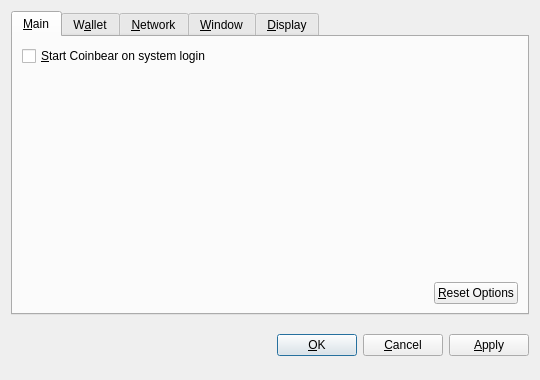
<?xml version="1.0" encoding="UTF-8"?>
<ui version="4.0">
 <class>OptionsDialog</class>
 <widget class="QDialog" name="OptionsDialog">
  <property name="geometry">
   <rect>
    <x>0</x>
    <y>0</y>
    <width>540</width>
    <height>380</height>
   </rect>
  </property>
  <property name="windowTitle">
   <string>Options</string>
  </property>
  <property name="modal">
   <bool>true</bool>
  </property>
  <layout class="QVBoxLayout" name="verticalLayout">
   <item>
    <widget class="QTabWidget" name="tabWidget">
     <property name="tabPosition">
      <enum>QTabWidget::North</enum>
     </property>
     <property name="currentIndex">
      <number>0</number>
     </property>
     <widget class="QWidget" name="tabMain">
      <attribute name="title">
       <string>&amp;Main</string>
      </attribute>
      <layout class="QVBoxLayout" name="verticalLayout_Main">
       <item>
        <widget class="QCheckBox" name="bitcoinAtStartup">
         <property name="toolTip">
          <string>Automatically start Coinbear after logging in to the system.</string>
         </property>
         <property name="text">
          <string>&amp;Start Coinbear on system login</string>
         </property>
        </widget>
       </item>
       <item>
        <spacer name="verticalSpacer_Main">
         <property name="orientation">
          <enum>Qt::Vertical</enum>
         </property>
         <property name="sizeHint" stdset="0">
          <size>
           <width>20</width>
           <height>40</height>
          </size>
         </property>
        </spacer>
       </item>
       <item>
        <layout class="QHBoxLayout" name="horizontalLayout_2_Main">
         <item>
          <spacer name="horizontalSpacer_2_Main">
           <property name="orientation">
            <enum>Qt::Horizontal</enum>
           </property>
           <property name="sizeHint" stdset="0">
            <size>
             <width>40</width>
             <height>20</height>
            </size>
           </property>
          </spacer>
         </item>
         <item>
          <widget class="QPushButton" name="resetButton">
           <property name="toolTip">
            <string>Reset all client options to default.</string>
           </property>
           <property name="text">
            <string>&amp;Reset Options</string>
           </property>
           <property name="autoDefault">
            <bool>false</bool>
           </property>
          </widget>
         </item>
        </layout>
       </item>
      </layout>
     </widget>
     <widget class="QWidget" name="tabWallet">
      <attribute name="title">
       <string>W&amp;allet</string>
      </attribute>
      <layout class="QVBoxLayout" name="verticalLayout_Network">
       <item>
        <widget class="QLabel" name="transactionFeeInfoLabel">
         <property name="text">
          <string>Optional transaction fee per kB that helps make sure your transactions are processed quickly. Most transactions are 1 kB.</string>
         </property>
         <property name="textFormat">
          <enum>Qt::PlainText</enum>
         </property>
         <property name="wordWrap">
          <bool>true</bool>
         </property>
        </widget>
       </item>
       <item>
        <layout class="QHBoxLayout" name="horizontalLayout_1_Main">
         <item>
          <widget class="QLabel" name="transactionFeeLabel">
           <property name="text">
            <string>Pay transaction &amp;fee</string>
           </property>
           <property name="textFormat">
            <enum>Qt::PlainText</enum>
           </property>
           <property name="buddy">
            <cstring>transactionFee</cstring>
           </property>
          </widget>
         </item>
         <item>
          <widget class="BitcoinAmountField" name="transactionFee"/>
         </item>
         <item>
          <spacer name="horizontalSpacer_1_Main">
           <property name="orientation">
            <enum>Qt::Horizontal</enum>
           </property>
           <property name="sizeHint" stdset="0">
            <size>
             <width>40</width>
             <height>20</height>
            </size>
           </property>
          </spacer>
         </item>
        </layout>
       </item>
       <item>
        <widget class="QLabel" name="label">
         <property name="text">
          <string>If you disable the spending of unconfirmed change, the change from a transaction cannot be used until that transaction has at least one confirmation. This also affects how your balance is computed.</string>
         </property>
         <property name="wordWrap">
          <bool>true</bool>
         </property>
        </widget>
       </item>
       <item>
        <widget class="QCheckBox" name="spendZeroConfChange">
         <property name="text">
          <string>Spend unconfirmed change  (experts only)</string>
         </property>
        </widget>
       </item>
       <item>
        <spacer name="verticalSpacer">
         <property name="orientation">
          <enum>Qt::Vertical</enum>
         </property>
         <property name="sizeHint" stdset="0">
          <size>
           <width>20</width>
           <height>40</height>
          </size>
         </property>
        </spacer>
       </item>
      </layout>
     </widget>
     <widget class="QWidget" name="tabNetwork">
      <attribute name="title">
       <string>&amp;Network</string>
      </attribute>
      <layout class="QVBoxLayout" name="verticalLayout_Network">
       <item>
        <widget class="QCheckBox" name="mapPortUpnp">
         <property name="toolTip">
          <string>Automatically open the Coinbear client port on the router. This only works when your router supports UPnP and it is enabled.</string>
         </property>
         <property name="text">
          <string>Map port using &amp;UPnP</string>
         </property>
        </widget>
       </item>
       <item>
        <widget class="QCheckBox" name="connectSocks">
         <property name="toolTip">
          <string>Connect to the Coinbear network through a SOCKS proxy (e.g. when connecting through Tor).</string>
         </property>
         <property name="text">
          <string>&amp;Connect through SOCKS proxy:</string>
         </property>
        </widget>
       </item>
       <item>
        <layout class="QHBoxLayout" name="horizontalLayout_Network">
         <item>
          <widget class="QLabel" name="proxyIpLabel">
           <property name="text">
            <string>Proxy &amp;IP:</string>
           </property>
           <property name="textFormat">
            <enum>Qt::PlainText</enum>
           </property>
           <property name="buddy">
            <cstring>proxyIp</cstring>
           </property>
          </widget>
         </item>
         <item>
          <widget class="QValidatedLineEdit" name="proxyIp">
           <property name="maximumSize">
            <size>
             <width>140</width>
             <height>16777215</height>
            </size>
           </property>
           <property name="toolTip">
            <string>IP address of the proxy (e.g. 127.0.0.1)</string>
           </property>
          </widget>
         </item>
         <item>
          <widget class="QLabel" name="proxyPortLabel">
           <property name="text">
            <string>&amp;Port:</string>
           </property>
           <property name="textFormat">
            <enum>Qt::PlainText</enum>
           </property>
           <property name="buddy">
            <cstring>proxyPort</cstring>
           </property>
          </widget>
         </item>
         <item>
          <widget class="QLineEdit" name="proxyPort">
           <property name="maximumSize">
            <size>
             <width>55</width>
             <height>16777215</height>
            </size>
           </property>
           <property name="toolTip">
            <string>Port of the proxy (e.g. 9050)</string>
           </property>
          </widget>
         </item>
         <item>
          <widget class="QLabel" name="socksVersionLabel">
           <property name="text">
            <string>SOCKS &amp;Version:</string>
           </property>
           <property name="textFormat">
            <enum>Qt::PlainText</enum>
           </property>
           <property name="buddy">
            <cstring>socksVersion</cstring>
           </property>
          </widget>
         </item>
         <item>
          <widget class="QValueComboBox" name="socksVersion">
           <property name="toolTip">
            <string>SOCKS version of the proxy (e.g. 5)</string>
           </property>
          </widget>
         </item>
         <item>
          <spacer name="horizontalSpacer_Network">
           <property name="orientation">
            <enum>Qt::Horizontal</enum>
           </property>
           <property name="sizeHint" stdset="0">
            <size>
             <width>40</width>
             <height>20</height>
            </size>
           </property>
          </spacer>
         </item>
        </layout>
       </item>
       <item>
        <spacer name="verticalSpacer_Network">
         <property name="orientation">
          <enum>Qt::Vertical</enum>
         </property>
         <property name="sizeHint" stdset="0">
          <size>
           <width>20</width>
           <height>40</height>
          </size>
         </property>
        </spacer>
       </item>
      </layout>
     </widget>
     <widget class="QWidget" name="tabWindow">
      <attribute name="title">
       <string>&amp;Window</string>
      </attribute>
      <layout class="QVBoxLayout" name="verticalLayout_Window">
       <item>
        <widget class="QCheckBox" name="minimizeToTray">
         <property name="toolTip">
          <string>Show only a tray icon after minimizing the window.</string>
         </property>
         <property name="text">
          <string>&amp;Minimize to the tray instead of the taskbar</string>
         </property>
        </widget>
       </item>
       <item>
        <widget class="QCheckBox" name="minimizeOnClose">
         <property name="toolTip">
          <string>Minimize instead of exit the application when the window is closed. When this option is enabled, the application will be closed only after selecting Quit in the menu.</string>
         </property>
         <property name="text">
          <string>M&amp;inimize on close</string>
         </property>
        </widget>
       </item>
       <item>
        <spacer name="verticalSpacer_Window">
         <property name="orientation">
          <enum>Qt::Vertical</enum>
         </property>
         <property name="sizeHint" stdset="0">
          <size>
           <width>20</width>
           <height>40</height>
          </size>
         </property>
        </spacer>
       </item>
      </layout>
     </widget>
     <widget class="QWidget" name="tabDisplay">
      <attribute name="title">
       <string>&amp;Display</string>
      </attribute>
      <layout class="QVBoxLayout" name="verticalLayout_Display">
       <item>
        <layout class="QHBoxLayout" name="horizontalLayout_1_Display">
         <item>
          <widget class="QLabel" name="langLabel">
           <property name="text">
            <string>User Interface &amp;language:</string>
           </property>
           <property name="textFormat">
            <enum>Qt::PlainText</enum>
           </property>
           <property name="buddy">
            <cstring>lang</cstring>
           </property>
          </widget>
         </item>
         <item>
          <widget class="QValueComboBox" name="lang">
           <property name="toolTip">
            <string>The user interface language can be set here. This setting will take effect after restarting Coinbear.</string>
           </property>
          </widget>
         </item>
        </layout>
       </item>
       <item>
        <layout class="QHBoxLayout" name="horizontalLayout_2_Display">
         <item>
          <widget class="QLabel" name="unitLabel">
           <property name="text">
            <string>&amp;Unit to show amounts in:</string>
           </property>
           <property name="textFormat">
            <enum>Qt::PlainText</enum>
           </property>
           <property name="buddy">
            <cstring>unit</cstring>
           </property>
          </widget>
         </item>
         <item>
          <widget class="QValueComboBox" name="unit">
           <property name="toolTip">
            <string>Choose the default subdivision unit to show in the interface and when sending coins.</string>
           </property>
          </widget>
         </item>
        </layout>
       </item>
       <item>
        <widget class="QCheckBox" name="displayAddresses">
         <property name="toolTip">
          <string>Whether to show Coinbear addresses in the transaction list or not.</string>
         </property>
         <property name="text">
          <string>&amp;Display addresses in transaction list</string>
         </property>
        </widget>
       </item>
       <item>
        <widget class="QCheckBox" name="coinControlFeatures">
         <property name="toolTip">
          <string>Whether to show coin control features or not.</string>
         </property>
         <property name="text">
          <string>Display coin &amp;control features (experts only!)</string>
         </property>
        </widget>
       </item>
       <item>
        <spacer name="verticalSpacer_Display">
         <property name="orientation">
          <enum>Qt::Vertical</enum>
         </property>
         <property name="sizeHint" stdset="0">
          <size>
           <width>20</width>
           <height>40</height>
          </size>
         </property>
        </spacer>
       </item>
      </layout>
     </widget>
    </widget>
   </item>
   <item>
    <layout class="QHBoxLayout" name="horizontalLayout_Buttons">
     <item>
      <spacer name="horizontalSpacer_1">
       <property name="orientation">
        <enum>Qt::Horizontal</enum>
       </property>
       <property name="sizeHint" stdset="0">
        <size>
         <width>40</width>
         <height>48</height>
        </size>
       </property>
      </spacer>
     </item>
     <item>
      <widget class="QLabel" name="statusLabel">
       <property name="font">
        <font>
         <weight>75</weight>
         <bold>true</bold>
        </font>
       </property>
       <property name="text">
        <string/>
       </property>
       <property name="textFormat">
        <enum>Qt::PlainText</enum>
       </property>
       <property name="wordWrap">
        <bool>true</bool>
       </property>
      </widget>
     </item>
     <item>
      <spacer name="horizontalSpacer_2">
       <property name="orientation">
        <enum>Qt::Horizontal</enum>
       </property>
       <property name="sizeHint" stdset="0">
        <size>
         <width>40</width>
         <height>48</height>
        </size>
       </property>
      </spacer>
     </item>
     <item>
      <widget class="QPushButton" name="okButton">
       <property name="text">
        <string>&amp;OK</string>
       </property>
      </widget>
     </item>
     <item>
      <widget class="QPushButton" name="cancelButton">
       <property name="text">
        <string>&amp;Cancel</string>
       </property>
       <property name="autoDefault">
        <bool>false</bool>
       </property>
      </widget>
     </item>
     <item>
      <widget class="QPushButton" name="applyButton">
       <property name="text">
        <string>&amp;Apply</string>
       </property>
       <property name="autoDefault">
        <bool>false</bool>
       </property>
      </widget>
     </item>
    </layout>
   </item>
  </layout>
 </widget>
 <customwidgets>
  <customwidget>
   <class>BitcoinAmountField</class>
   <extends>QSpinBox</extends>
   <header>bitcoinamountfield.h</header>
  </customwidget>
  <customwidget>
   <class>QValueComboBox</class>
   <extends>QComboBox</extends>
   <header>qvaluecombobox.h</header>
  </customwidget>
  <customwidget>
   <class>QValidatedLineEdit</class>
   <extends>QLineEdit</extends>
   <header>qvalidatedlineedit.h</header>
  </customwidget>
 </customwidgets>
 <resources/>
 <connections/>
</ui>
